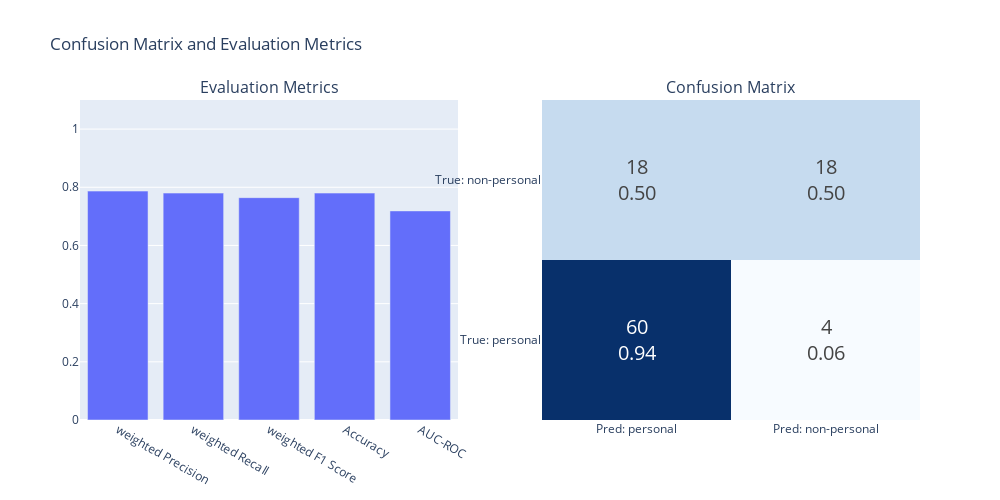

Write notebook code for a chart like this one.
### Code cell
plot_cassed_results(true, predictions)

### Figure 1 — Plotly figure (JSON) as saved in the notebook; plotly's stock layout.template omitted (floating-point values rounded to 4 significant figures)
{"data": [{"showlegend": false, "type": "bar", "x": ["weighted Precision", "weighted Recall", "weighted F1 Score", "Accuracy", "AUC-ROC"], "xaxis": "x", "y": [0.7869, 0.78, 0.7643, 0.78, 0.7188], "yaxis": "y"}, {"colorscale": [[0, "rgb(247,251,255)"], [0.125, "rgb(222,235,247)"], [0.25, "rgb(198,219,239)"], [0.375, "rgb(158,202,225)"], [0.5, "rgb(107,174,214)"], [0.625, "rgb(66,146,198)"], [0.75, "rgb(33,113,181)"], [0.875, "rgb(8,81,156)"], [1, "rgb(8,48,107)"]], "showscale": false, "text": [["60<br>0.94", "4<br>0.06"], ["18<br>0.50", "18<br>0.50"]], "textfont": {"size": 20}, "texttemplate": "%{text}", "type": "heatmap", "x": ["Pred: personal", "Pred: non-personal"], "xaxis": "x2", "y": ["True: personal", "True: non-personal"], "yaxis": "y2", "z": [[60, 4], [18, 18]]}], "layout": {"annotations": [{"font": {"size": 16}, "showarrow": false, "text": "Evaluation Metrics", "x": 0.225, "xanchor": "center", "xref": "paper", "y": 1, "yanchor": "bottom", "yref": "paper"}, {"font": {"size": 16}, "showarrow": false, "text": "Confusion Matrix", "x": 0.775, "xanchor": "center", "xref": "paper", "y": 1, "yanchor": "bottom", "yref": "paper"}], "height": 500, "showlegend": false, "title": {"text": "Confusion Matrix and Evaluation Metrics"}, "width": 1000, "xaxis": {"anchor": "y", "domain": [0, 0.45]}, "xaxis2": {"anchor": "y2", "domain": [0.55, 1]}, "yaxis": {"anchor": "x", "domain": [0, 1], "range": [0, 1.1]}, "yaxis2": {"anchor": "x2", "domain": [0, 1]}}}
